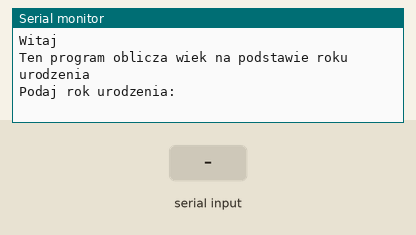
The sketch below on a simulated Arduino Uno, built with avr-gcc and run on an emulated ATmega328P. Parts: the last lines printed to the serial monitor. The test bench sets the inputs (shaded band).

Above: at 1.2 s.
1.3 s: "90,45\n" received over Serial
At 1.41 s:
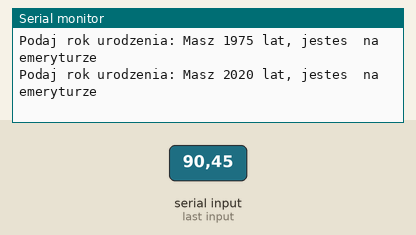
2.8 s: "30,150\n" received over Serial
At 4.1 s:
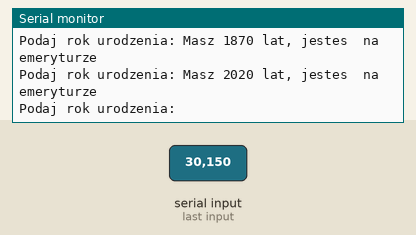
Timing chart, 0 to 5.8 s (numbered marks = the images above; inputs shaded):
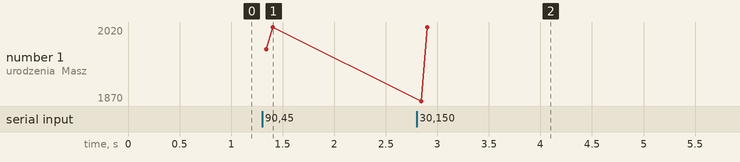

Measured:
- after the input at 1.3 s, the serial monitor: prints a new line at once (image 1)
- after the input at 2.8 s, the serial monitor: prints a new line at once (image 2)

The sketch:

PTM6_4.ino
```cpp
int obecny_rok = 2020;
int podany_rok = 0;
int incomingByte = 0;
void setup() {
  Serial.begin(9600);
  Serial.setTimeout(100);
  Serial.println("Witaj");
  Serial.println("Ten program oblicza wiek na podstawie roku urodzenia");
  Serial.print("\nPodaj rok urodzenia: ");
}

void loop() {
  if (Serial.available() > 0)
  {
    podany_rok = Serial.parseInt();
    //Serial.println(podany_rok);
    Obliczanie_wieku(obecny_rok, podany_rok);
    Zapytanie();
  }
}


void Obliczanie_wieku(int obecny_rok, int podany_rok)
{
  int x = obecny_rok - podany_rok;
  Serial.print("Masz ");
  Serial.print(x);
  Serial.print(" lat, jestes ");
  if(x < 18)
  {
    Serial.print("Niepelnoletni");
  }
  else if(x >= 18 && x <25)
  {
    Serial.print("prawdopodobnie studentem");
  }
  else if(x >= 25 && x <65)
  {
    Serial.print(" pracownikiem");
  }
  else if(x >= 65)
  {
    Serial.print(" na emeryturze");
  }
  else if(x > 125 || x < 0)
  {
    Serial.print("pewny wpisanego roku ? Sprobuj ponownie");
  }
}

void Zapytanie()
{
   Serial.print("\n\nPodaj rok urodzenia: ");
}
```
